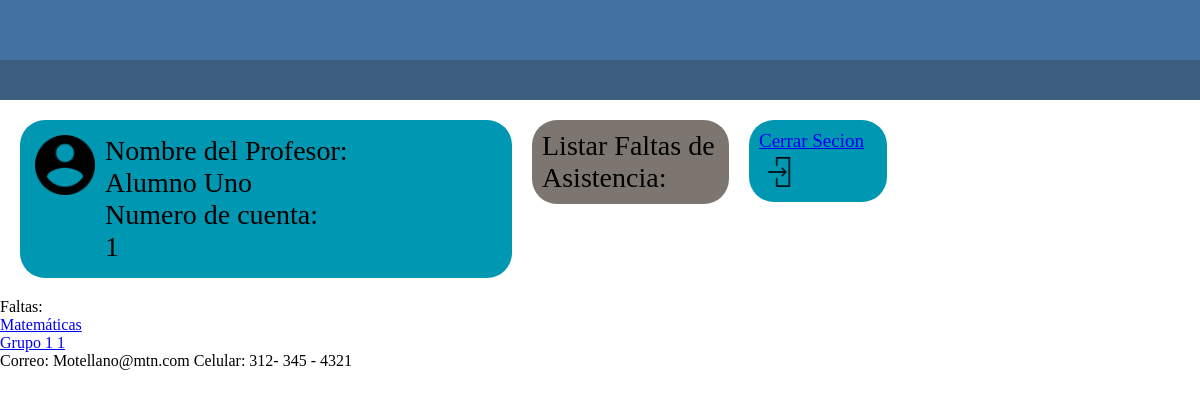
Before: /Pagina_Maestro_prototipo1/Profesor_Listar_Faltas_1.php?opc1=1 (signed in) with the older database file.
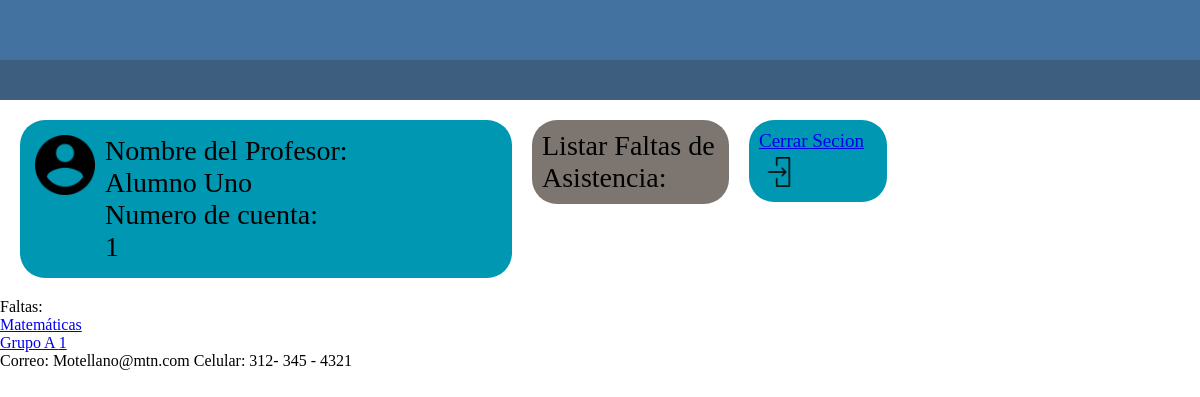
After: the same page with the newer database file.
### tables this page shows
CREATE TABLE grupos (
    id_grupo INT AUTO_INCREMENT PRIMARY KEY,
    nombre_grupo VARCHAR(50),
    id_materia INT,
    semestre INT
);

### Pagina_Maestro_prototipo1/Conexion.php (called while the page is built, shortened)
<?php
   class Conexion{
    private $host = 'localhost';
    private $usuario= 'root';
    private $password = '';
    private $base = 'Titanic';
    public $sentencia;
    private $conexion;
    private function abrir_conexion(){
      $this->conexion = new mysqli($this->host,$this->usuario,$this->password,$this->base);
    }
    public function obtener_sentencia(){
      $result = $this->conexion->query($this->sentencia);
      return $result;
    }
  }
?>

### Pagina_Maestro_prototipo1/Contacto.php (called while the page is built, shortened)
<?php
   include ("Conexion.php");
   Class Contacto extends conexion{
      public function consultar_Materias($matricula_profesor){
         $this->sentencia = "SELECT materias.nombre, materias.id_materia
         FROM materias
         INNER JOIN profesores
         ON materias.matricula_profesor = profesores.matricula_profesor
         WHERE profesores.matricula_profesor = $matricula_profesor";
         $resultado = $this->obtener_sentencia();
         return $resultado;
      }
      public function consultar_Grupos($matricula_profesor, $Materia_Elegida) {
         $this->sentencia = "SELECT grupos.nombre_grupo, grupos.semestre, grupos.id_grupo
         FROM grupos
         INNER JOIN profesores_grupos
         ON grupos.id_grupo = profesores_grupos.id_grupo
         WHERE profesores_grupos.matricula_profesor = $matricula_profesor
         AND grupos.id_materia = $Materia_Elegida";
         $resultado = $this->obtener_sentencia();
         return $resultado;
      }
   }
?>

### Pagina_Maestro_prototipo1/Profesor_Listar_Faltas_1.php (the view, shortened to what this page needs)
<!DOCTYPE html>
<head>
    <tie></title>
    <link rel="stylesheet" type="text/css" href="Listar_Alumnos_Profesor.css">
</head>
<body>
    <div id="total">
    <div id="Prinsipal">
        <div id="Color_arriba0"></div>
        <div id="Color_arriba1"></div>
        <header id="cabeza">
            <article id="Info_usuario">
                <input id="Imagen0" type="image" src="icon_usuario.PNG" alt="Enviar" width="60px" height="60px">
                <div id="Info_usuario1">
                    <p>Nombre del Profesor:</p>
                    <?php
                        if (isset($_COOKIE['username'])) {
                        $username = $_COOKIE['username'];
                        echo "$username";
                        } else {
                            echo "No se ha encontrado el nombre.";
                        }
                    ?>
                    <p>Numero de cuenta:</p>
                    <?php
                        if (isset($_COOKIE['matricula'])) {
                        $matricula = $_COOKIE['matricula'];
                            echo "$matricula";
                        } else {
                            echo "No se ha encontrado la matrícula.";
                        }
                    ?>
               </div>
            </article>
            <article id="Info_ListAlumn">
                <div>
                    Listar Faltas de Asistencia:
                </div>
            </article>
            <article id="cerrar_secion0">
                <a href="?opc=cerrar_secion"> Cerrar Secion</a>
                <input id="Imagen0" type="image" src="Icon_salir.PNG" alt="Enviar" width="30px" height="30px">
            </article>
        </header>
        <section>
            <article id="Acciones">
                <div id="Tabla0">
                    <header id="Titulo_Tabla">
                        <p>Faltas:</p>
                    </header>
                    <?php
                        require_once("Contacto.php");
                        $obj = new contacto();
                        $matricula_profesor = $_COOKIE['matricula'];
                        $resultado = $obj->consultar_Materias($matricula_profesor);
                        if ($resultado->num_rows > 0) {
                        while ($fila = $resultado->fetch_assoc()) {
                            echo '<a href="?opc1=' . $fila["id_materia"] . '">' . $fila["nombre"] . '</a>';
                            echo '<br>';
                        }
                        } else {
                            echo "El profesor no imparte ninguna materia.";
                        }
                        if (isset($_REQUEST["opc1"])) {
                            $Materia_Elegida = $_REQUEST["opc1"];
                            $resultado = $obj->consultar_Grupos($matricula_profesor, $Materia_Elegida);
                            if ($resultado->num_rows > 0) {
                                while ($fila = $resultado->fetch_assoc()) {
                                    echo '<a href="?opc2=' . $fila["id_grupo"] . '">' . $fila["nombre_grupo"] . ' ' . $fila["semestre"] .'</a>';
                                    echo '<br>';
                                }
                            } else {
                                echo "La materia no tiene grupos";
                            }
                        }
                    ?>
                </div>
            </article>
        </section>
        <footer id="Pie_Pagina"> <p>Correo: Motellano@mtn.com             Celular: 312- 345 - 4321</p> </footer>
    </div>
    </div>
</body>
</html>

Changed rows visible on the page:
changed grupos: nombre_grupo "Grupo 1" → "Grupo A"
